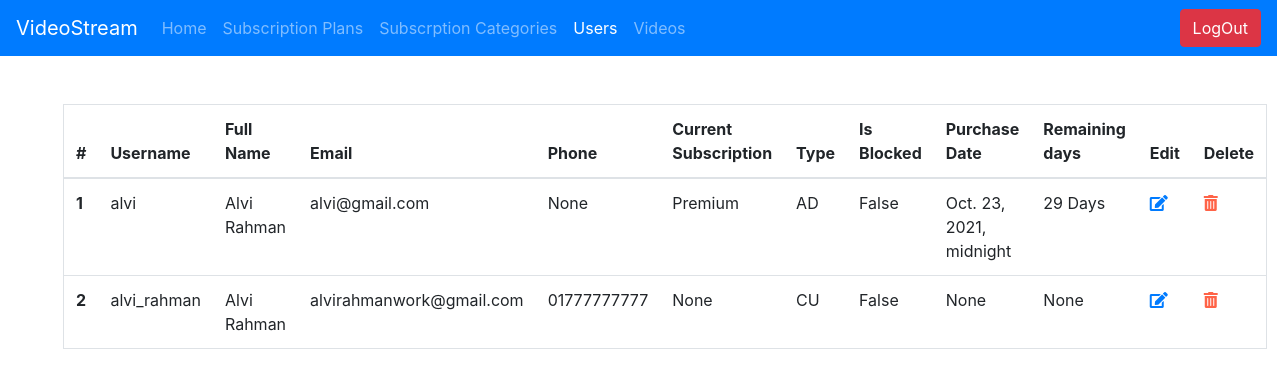
/video_stream_admin/user_list/ (signed in), run on the app's committed database.
### video_stream_app/models.py (models this page shows, shortened)
class User(AbstractUser):
    TYPE_CHOICES = [
        ('AD', 'Admin'), ('CU', 'Customer')
    ]
    id = models.AutoField(primary_key=True)
    username = models.CharField(
        max_length=255, blank=False, null=False, unique=True)
    full_name = models.CharField(max_length=255, blank=True, null=True)
    password = models.CharField(max_length=255, blank=False, null=False)
    email = models.CharField(max_length=255, blank=False, null=False)
    phone = models.CharField(max_length=15, null=True, blank=True)
    user_subscription = models.ForeignKey(Subscription, on_delete=models.SET_NULL,
                                          blank=True, null=True, related_name="subscription")
    user_type = models.CharField(
        choices=TYPE_CHOICES, max_length=50, blank=True, default="CU")
    is_subscribed = models.BooleanField(default=False)
    is_blocked = models.BooleanField(default=False)
    purchase_date = models.DateTimeField(blank=True, null=True)
    created_at = models.DateTimeField(auto_now_add=True)
    updated_at = models.DateField(auto_now=True)
    __prev_subscription = None
    def __init__(self, *args, **kwargs):
        super().__init__(*args, **kwargs)
        self.__prev_subscription = self.user_subscription

class Subscription(models.Model):
    id = models.AutoField(primary_key=True)
    subscription_type = models.ForeignKey(SubscriptionType,
                                        on_delete=models.SET_NULL, blank=True, null=True)
    subscription_price = models.DecimalField(
        max_digits=10, decimal_places=2, default=0)
    subscription_validity = models.IntegerField(
        default=0, verbose_name='subscription_validity (Months)')
    created_at = models.DateTimeField(auto_now_add=True)
    updated_at = models.DateField(auto_now=True)
    def __str__(self):
        return self.subscription_type.type_name

class SubscriptionType(models.Model):
    id = models.AutoField(primary_key=True)
    type_name = models.CharField(
        max_length=50, blank=False, null=False, unique=True)

### video_stream_app/views.py (the view)
# urls.py: path('video_stream_admin/user_list/', views.user_list,
@login_required(login_url='/video_stream_admin/')
def user_list(request):
    return render(request, 'video_stream_app/users_view.html',
                  {
                      'users': models.User.objects.all(),
                      'title': 'Users',
                      'is_logged_in': request.user.is_authenticated,
                      'users_link': 'active',
                      'admin': True
                  })

### video_stream_app/templatetags/custom_tags.py (called while the page is built)
@register.filter(name='calculate_time')
def calculate_time(base_time, months):
    return f"{((base_time + timezone.timedelta(days=months*30)) - timezone.now()).days} Days"

### video_stream_app/templates/video_stream_app/users_view.html (shortened to what this page needs)
{% extends 'base.html' %}
{% load custom_tags %}
{% load static %}
{% block content %}
    <div class="container m-5">
        <table class="table border">
            <thead>
                <tr>
                    <th scope="col">#</th>
                    <th scope="col">Username</th>
                    <th scope="col">Full Name</th>
                    <th scope="col">Email</th>
                    <th scope="col">Phone</th>
                    <th scope="col">Current Subscription</th>
                    <th scope="col">Type</th>
                    <th scope="col">Is Blocked</th>
                    <th scope="col">Purchase Date</th>
                    <th scope="col">Remaining days</th>
                    <th scope="col">Edit</th>
                    <th scope="col">Delete</th>
                </tr>
            </thead>
            <tbody>
            {% for user in users %}
                <tr>
                    <th scope="row">{{ forloop.counter }}</th>
                    <td>{{ user.username }}</td>
                    <td>{{ user.full_name }}</td>
                    <td>{{ user.email }}</td>
                    <td>{{ user.phone }}</td>
                    <td>
                        {% if user.user_subscription %}
                            {{ user.user_subscription }}
                        {% else %}
                            None
                        {% endif %}
                    </td>
                    <td>{{ user.user_type }}</td>
                    <td>{{ user.is_blocked }}</td>
                    <td>{{ user.purchase_date }}</td>
                    {% if user.user_subscription %}
                        <td>{{ user.purchase_date|calculate_time:user.user_subscription.subscription_validity }}</td>
                    {% else %}
                        <td> None </td>
                    {% endif %}
                    <td><a href="/video_stream_admin/user/edit__{{ user.pk }}/"><i class="fas fa-edit"></i></a></td>
                    <td><a onclick="deleteFunc({{ user.pk }})" href="" ><i class="fas fa-trash-alt" style="color: tomato"></i></a></td>
                </tr>
            {% endfor %}
            </tbody>
        </table>
    </div>
{% endblock %}

### data on the page
User: username "alvi", full_name "Alvi Rahman", email "alvi@gmail.com", phone "None", user_subscription "Premium", user_type "AD", is_blocked "False", purchase_date "Oct. 23, 2021, midnight", purchase_date|calculate_time "29 Days"
User: username "alvi_rahman", full_name "Alvi Rahman", email "alvirahmanwork@gmail.com", phone "01777777777", shows "None", user_type "CU", is_blocked "False", purchase_date "None"
